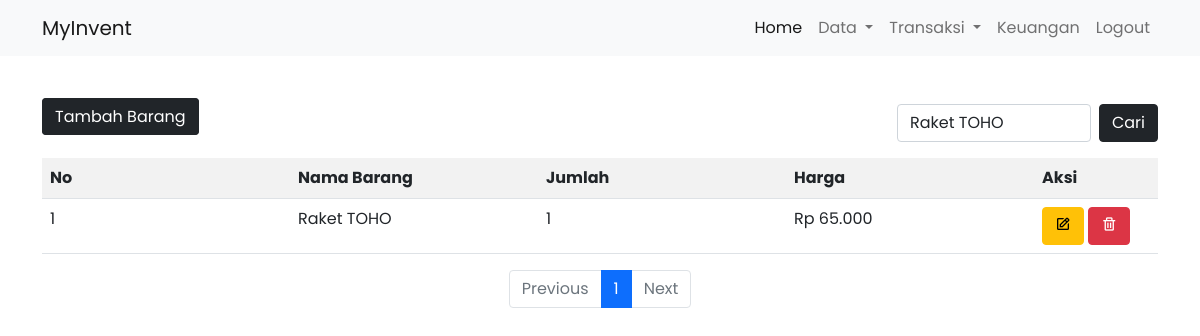
The app's page /barang/index.php?dicari=Raket TOHO (signed in) with its own data.
### tables this page shows
CREATE TABLE `t_barang` (
  `kode_barang` varchar(10) NOT NULL,
  `nama` varchar(255) NOT NULL,
  `harga` double NOT NULL,
  `stok` int(11) NOT NULL
);

### includes/config.php (called while the page is built, shortened)
<?php
 	function rupiah($angka){
	$hasil_rupiah = "Rp " . number_format($angka,0,',','.');
	return $hasil_rupiah;
	}
function dbConnect()
{
	$db = new mysqli("localhost", "root", "", "siabangade");
	return $db;
}
function getListBarang($halaman_awal=Null, $batas=Null, $tipe="semua", $cari=Null)
{
	$db = dbConnect();
	if ($db->connect_errno == 0) {
		if ($tipe=="semua")
			$sql = "SELECT * FROM t_barang ORDER BY nama ".(($halaman_awal==Null&&$batas==Null) ? "" : "limit $halaman_awal, $batas");
		else
			$sql = "SELECT * FROM t_barang WHERE nama like '%$cari%' OR stok like '%$cari%' OR harga like '%$cari%' ORDER BY nama ".(($halaman_awal==Null&&$batas==Null) ? "" : "limit $halaman_awal, $batas");
		$res = $db->query($sql);
		if ($res) {
			$data = $res->fetch_all(MYSQLI_ASSOC);
			return $data;
		} else
			return FALSE;
	} else
		return FALSE;
}
?>

### barang/index.php (the view, shortened to what this page needs)
<?php
include '../includes/header.php';
include 'navbar-barang.php';
include '../includes/config.php';
?>
<div class="container">
    <div class="row mt-5">
        <div class="col-6 col-md-9">
            <div class="tbhdata__search">
                <a href="tambah-barang.php" class="btn btn-dark d-inline">Tambah Barang</a>
            </div>
        </div>
        <div class="col-6 col-md-3">
            <form class="d-flex justify-end" action="" method="GET">
                <input class="form-control me-2" type="text" name="dicari" placeholder="Masukkan kata kunci..." aria-label="Search" value="<?php echo isset($_GET["dicari"]) ? $_GET["dicari"] : ""; ?>">
                <input class="btn btn-dark" type="submit" value="Cari">
            </form>
        </div>
    </div>
</div>
<div class="container mt-3">
    <table class="table table-striped table-hover">
        <tr>
            <th class="col-md-2">No</th>
            <th class="col-md-2">Nama Barang</th>
            <th class="col-md-2">Jumlah</th>
            <th class="col-md-2">Harga</th>
            <th class="col-md-1">Aksi</th>
        </tr>
        <?php
        if (!isset($_GET["dicari"])) {
                $tipe = "semua";
                $cari = Null;
            } else {
                $tipe = "cari";
                $cari = $_GET["dicari"];
            }
            $batas=10;
            $data_barang = getListBarang(Null,Null,$tipe,$cari);
            $halaman = (isset($_GET['halaman']))?(int)$_GET['halaman'] : 1;
            $halaman_awal = ($halaman>1) ? ($halaman * $batas) - $batas : 0;
            $previous = $halaman - 1;
            $next = $halaman + 1;
            $jumlah_data = count($data_barang);
            $total_halaman = ceil($jumlah_data / $batas);
            $databaris = getListBarang($halaman_awal,$batas,$tipe,$cari);
            $i = $halaman_awal+1;
        foreach ($databaris as $data) { ?>
            <tr>
                <td><?= $i; ?></td>
                <td><?= htmlspecialchars($data['nama']); ?></td>
                <td><?= htmlspecialchars($data['stok']); ?></td>
                <td><?= rupiah(htmlspecialchars($data['harga'])); ?></td>
                <td>
                    <a href="edit-barang.php?kode_barang=<?php echo $data["kode_barang"]; ?>" class="btn btn-warning"><i class='bx bx-edit'></i></a>
                    <a href="hapus-barang.php?kode_barang=<?php echo $data["kode_barang"]; ?>" onclick="return confirm('Apakah anda yakin ingin menghapus barang ini?')" class="btn btn-danger"><i class='bx bx-trash'></i></a>
                </td>
            </tr>
        <?php $i++;
        } ?>
    </table>
    <nav aria-label="Page navigation example">
        <ul class="pagination justify-content-center">
              <li class="page-item <?php if($halaman==1) echo "disabled"; ?>"><a class="page-link" <?php if($halaman > 1){ echo "href='?halaman=$previous&dicari=$cari'"; } ?>>Previous</a></li>
              <?php
              for($x=1;$x<=$total_halaman;$x++){
               ?>
              <li class="page-item <?php if($halaman==$x) echo "active"; ?>"><a class="page-link" href="?halaman=<?php echo $x."&dicari=".$cari ?>"><?php echo $x; ?></a></li>
              <?php
              }
               ?>
              <li class="page-item <?php if($halaman>=$total_halaman) echo "disabled"; ?>"><a  class="page-link" <?php if($halaman < $total_halaman) { echo "href='?halaman=$next&dicari=$cari'"; } ?>>Next</a></li>
            </ul>
    </nav>
</div>
<?php
include '../includes/footer.php';
?>

### assets/css/style.css (style rules this page uses)
body, input { font-family: "Poppins", sans-serif; }

### records on screen
t_barang: nama "Raket TOHO", stok "1", harga "Rp 65.000"
